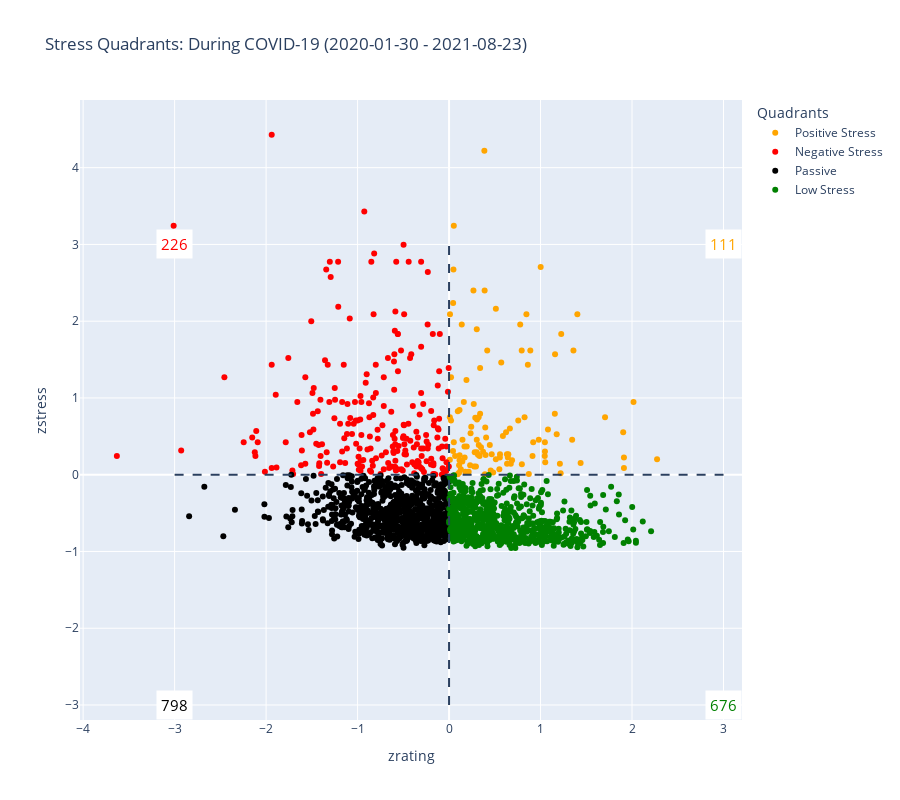

Source (notebook cell):
### Code cell
plot_quadrants(merged_df_during, title=f"During COVID-19 ({before_date} - {after_date})")

### Figure 1 — Plotly figure (JSON) as saved in the notebook; plotly's stock layout.template omitted (floating-point values rounded to 4 significant figures; data arrays with more than 128 entries replaced by an {"elided": "..."} marker saying what was removed)
{"data": [{"hovertext": ["In-N-Out Burger", "Starbucks", "Progressive Insurance", "Paylocity", "Regeneron", "Discovery, Inc.", "Splunk", "U.S. Department of State", "Burns & McDonnell", "United States House of Representatives", "ByteDance", "Okta", "Hulu", "Hilton Grand Vacations", "International Rescue Committee", "Warby Parker", "Auto-Owners Insurance", "Snowflake", "Podium", "Scotts Miracle-Gro", "EAB", "National Debt Relief", "National Park Service", "ServiceTitan", "Wellington Management", "Full Sail University", "Warner Music Group", "Harvard Medical School", "HealthEquity Inc.", "Nutrien", "BioMarin Pharmaceutical", "Moderna", "Disney Store", "General Assembly", "Kaseya", "Zuora", "University of Nebraska Medical Center", "Elanco", "Domo", "SAP Ariba", "Thomas J. Henry Law, PLLC", "Wpromote, LLC", "WE Communications", "Included Health", "Seagen", "BigCommerce", "Dataminr", "MedVet", "Everbridge", "Robert Walters", "Sandvik", "Valtech", "Kepler Group", "Confluent", "Gong", "Ryan Homes", "NPR", "The University of Vermont Medical Center", "Lytx", "Our Lady of the Lake Health", "Geosyntec Consultants", "Iterable", "GoodLeap", "Davis Polk", "Intercom", "HashiCorp", "RevLocal", "Concentrix Catalyst", "Shure", "PlanSource", "Ambev", "Aledade", "EDP Renewables", "wagamama", "Yotpo", "isolved", "HITT Contracting", "Medical Mutual", "Nintex", "Winston & Strawn", "Audley Travel", "The Brattle Group", "Jump Trading", "Service Express", "3Q Digital", "Videojet Technologies", "JR Automation Technologies", "State Compensation Insurance Fund", "Endress+Hauser Gruppe", "Mission Rock Residential", "Sequoia", "Clean Water Action", "Thrive Market", "Cradlepoint", "Valdosta State University", "Avera McKennan Hospital", "Student Painters, LLC", "SWCA", "Miles IT", "Lancome", "Great Minds", "Canada Life", "International Justice Mission", "Quorum", "Student Works", "Human Rights Campaign", "Revere Health", "Ubiquiti", "Airspace", "Sonatype", "&pizza"], "marker": {"color": "orange"}, "mode": "markers", "name": "Positive Stress", "type": "scatter", "x": [1.22, 0.09404, 0.2427, 1.177, 0.2351, 0.1773, 0.6885, 0.482, 0.1702, 0.5885, 1.211, 0.3492, 0.1149, 0.3249, 0.1684, 0.145, 0.2941, 1.047, 0.2864, 0.5568, 0.3056, 0.5497, 0.6427, 0.3395, 1.048, 0.4549, 0.1929, 1.438, 0.7957, 0.3919, 0.3034, 1.001, 0.3955, 0.6646, 0.4452, 0.09581, 0.9806, 0.316, 0.8718, 0.4172, 0.2145, 1.36, 0.1313, 1.402, 0.5705, 1.046, 0.2699, 0.6324, 1.912, 0.3719, 0.04328, 0.3991, 0.7778, 1.051, 2.017, 0.2743, 1.081, 0.1092, 0.5115, 0.1098, 0.05205, 1.904, 1.912, 0.04792, 0.4661, 0.06597, 0.9124, 0.9198, 0.4049, 0.5552, 0.3889, 2.274, 0.6228, 0.1155, 0.634, 0.1901, 0.2303, 0.3029, 0.5115, 0.323, 0.05205, 0.8615, 1.226, 1.705, 0.3029, 0.1386, 0.02143, 1.156, 0.6748, 0.7565, 0.1614, 0.1141, 0.6476, 0.7942, 0.3395, 1.346, 0.1465, 0.008862, 0.2803, 1.159, 0.3858, 0.008588, 0.02143, 0.8456, 0.3333, 0.2664, 0.01029, 0.1286, 0.8884, 0.04476, 0.8256], "y": [0.01943, 0.00503, 0.6257, 0.5261, 0.5409, 0.03974, 0.1879, 0.0305, 0.2229, 0.5041, 0.1444, 0.3589, 0.1879, 0.3885, 0.3679, 0.1712, 0.1059, 0.4243, 0.7409, 0.2676, 0.7205, 0.07179, 0.2229, 0.7954, 0.3034, 0.05552, 0.3679, 0.1518, 0.1361, 0.004724, 0.2913, 2.706, 0.6162, 0.6006, 0.3862, 0.8272, 0.4543, 0.2599, 0.009579, 1.617, 0.03974, 1.617, 0.1812, 2.091, 1.461, 0.2448, 0.9208, 0.2676, 0.08858, 0.2994, 0.3075, 0.2561, 1.957, 0.1614, 0.948, 0.1059, 0.5883, 0.02444, 2.162, 0.1238, 0.4243, 0.5525, 0.2229, 2.673, 0.2676, 0.2448, 0.2448, 0.4243, 0.4856, 0.2229, 2.398, 0.2017, 0.5525, 0.2523, 0.1423, 1.233, 0.1238, 0.4543, 0.2017, 0.7497, 3.244, 1.432, 1.834, 0.7497, 1.894, 1.957, 0.7063, 0.7954, 0.1423, 0.7063, 0.948, 0.8435, 0.2676, 1.617, 1.389, 0.4543, 0.4543, 0.7497, 0.2913, 1.568, 4.221, 0.1965, 1.27, 2.091, 0.2448, 2.398, 2.091, 0.07179, 1.617, 2.237, 0.7497]}, {"hovertext": {"elided": "226 str values"}, "marker": {"color": "red"}, "mode": "markers", "name": "Negative Stress", "type": "scatter", "x": {"elided": "226 float values"}, "y": {"elided": "226 float values"}}, {"hovertext": {"elided": "798 str values"}, "marker": {"color": "black"}, "mode": "markers", "name": "Passive", "type": "scatter", "x": {"elided": "798 float values"}, "y": {"elided": "798 float values"}}, {"hovertext": {"elided": "676 str values"}, "marker": {"color": "green"}, "mode": "markers", "name": "Low Stress", "type": "scatter", "x": {"elided": "676 float values"}, "y": {"elided": "676 float values"}}], "layout": {"annotations": [{"bgcolor": "white", "borderpad": 4, "font": {"color": "orange", "size": 15}, "showarrow": false, "text": "111", "x": 3, "y": 3}, {"bgcolor": "white", "borderpad": 4, "font": {"color": "red", "size": 15}, "showarrow": false, "text": "226", "x": -3, "y": 3}, {"bgcolor": "white", "borderpad": 4, "font": {"color": "black", "size": 15}, "showarrow": false, "text": "798", "x": -3, "y": -3}, {"bgcolor": "white", "borderpad": 4, "font": {"color": "green", "size": 15}, "showarrow": false, "text": "676", "x": 3, "y": -3}], "height": 800, "legend": {"title": {"text": "Quadrants"}}, "shapes": [{"line": {"dash": "dash"}, "type": "line", "x0": 0, "x1": 0, "y0": -3, "y1": 3}, {"line": {"dash": "dash"}, "type": "line", "x0": -3, "x1": 3, "y0": 0, "y1": 0}], "title": {"text": "Stress Quadrants: During COVID-19 (2020-01-30 - 2021-08-23)"}, "xaxis": {"title": {"text": "zrating"}}, "yaxis": {"title": {"text": "zstress"}}}}
